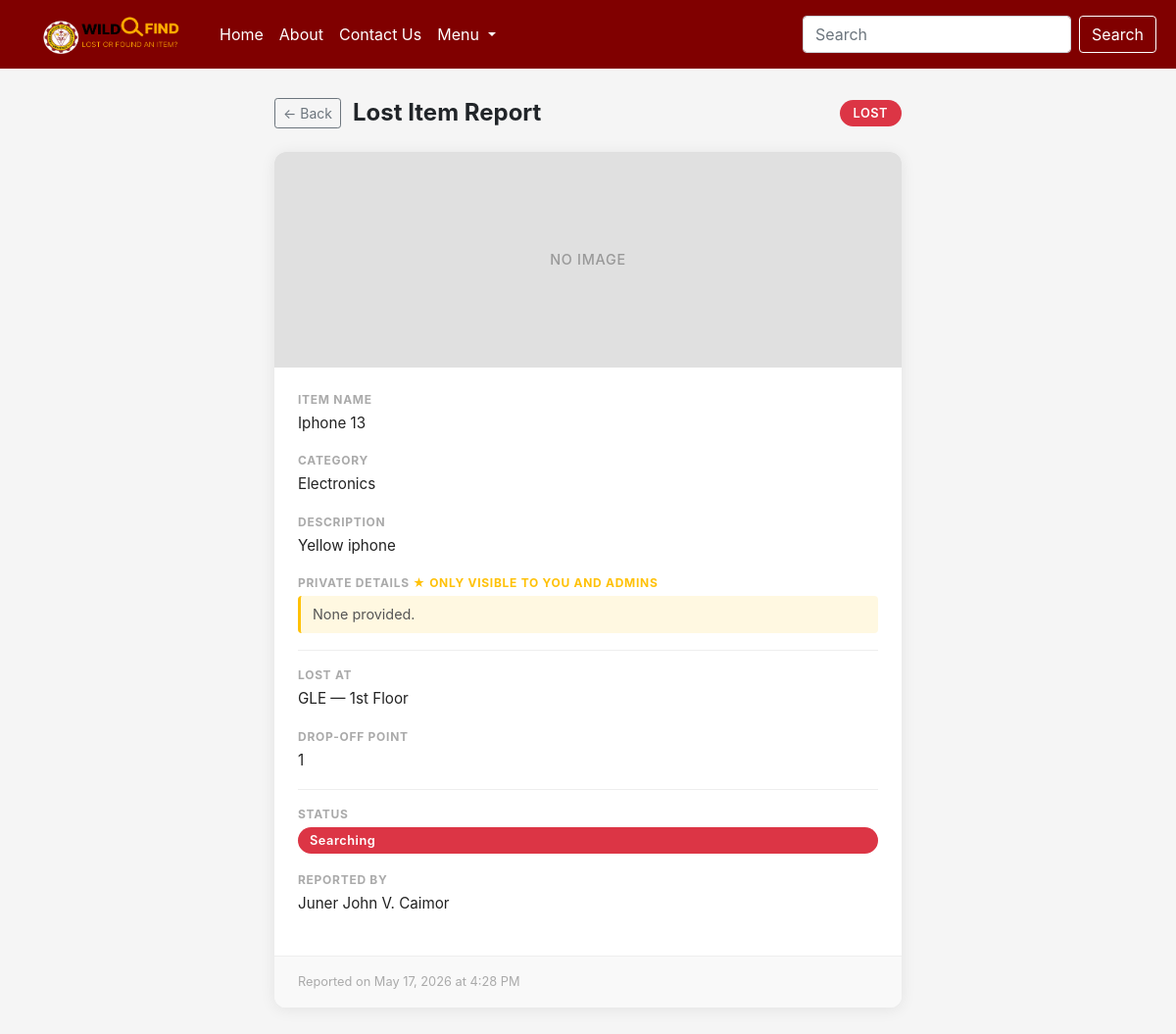
The page /view_post.php?post_id=11 (signed in) on the database as committed earlier.
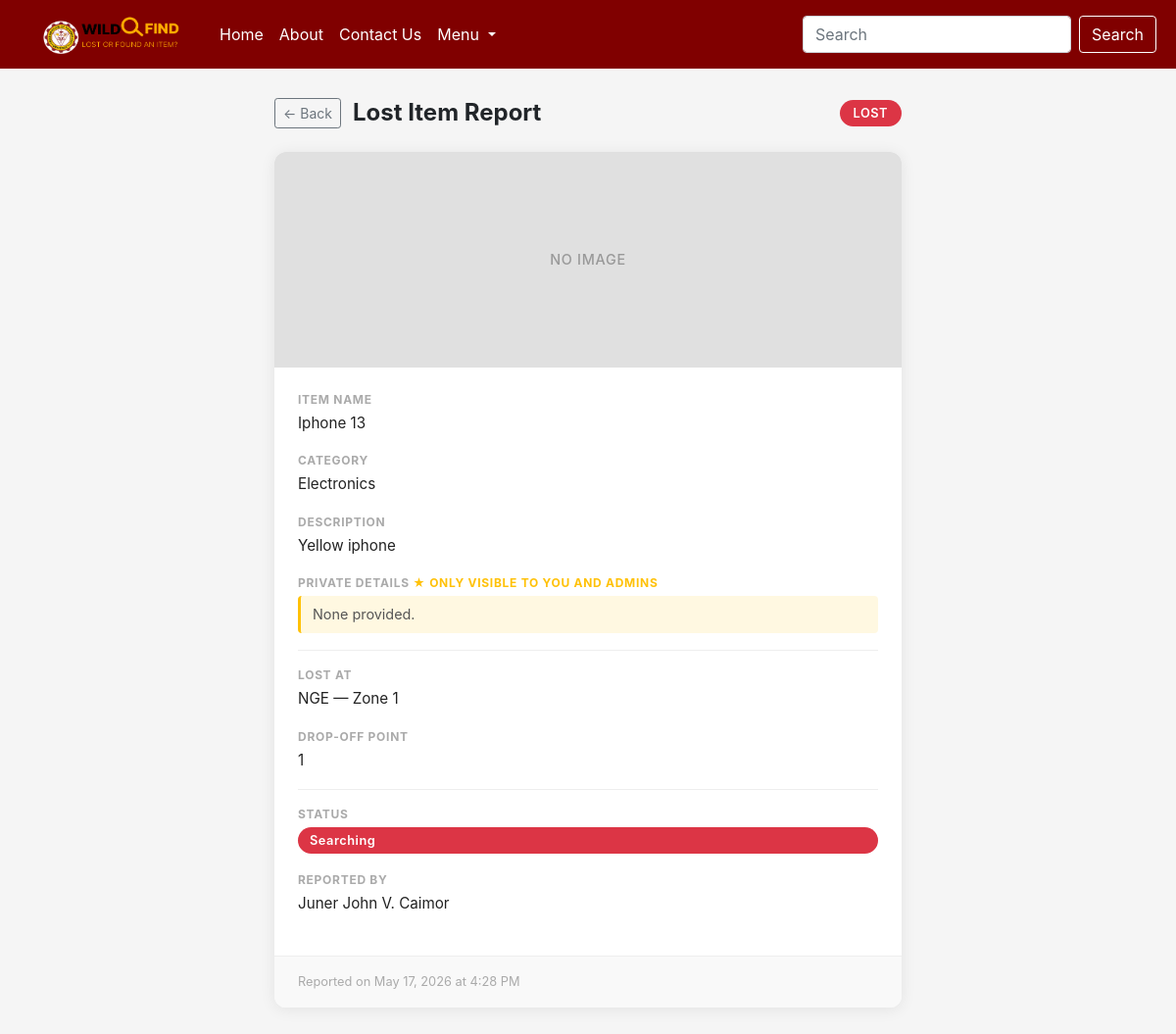
The same page on the database as committed later.
### tables this page shows
CREATE TABLE `posts` (
  `post_id` int(11) NOT NULL,
  `user_id` int(11) DEFAULT NULL,
  `location_id` int(11) DEFAULT NULL,
  `specific_location` varchar(255) DEFAULT NULL,
  `category_id` int(11) DEFAULT NULL,
  `dropOff_id` int(11) DEFAULT NULL,
  `type` varchar(255) DEFAULT NULL,
  `itemName` varchar(255) DEFAULT NULL,
  `publicDescription` varchar(255) DEFAULT NULL,
  `privateDetails` varchar(255) DEFAULT NULL,
  `currentStatus` varchar(20) DEFAULT 'PENDING',
  `dateReported` datetime DEFAULT current_timestamp(),
  `expirationDate` datetime DEFAULT NULL
);

CREATE TABLE `location` (
  `location_id` int(11) NOT NULL,
  `locationName` varchar(255) NOT NULL,
  `zone` varchar(100) NOT NULL
);

CREATE TABLE `category` (
  `category_id` int(11) NOT NULL,
  `categoryName` varchar(100) NOT NULL
);

CREATE TABLE `users` (
  `user_id` int(11) NOT NULL,
  `full_name` varchar(255) DEFAULT NULL,
  `institutionalEmail` varchar(255) DEFAULT NULL,
  `password` varchar(255) NOT NULL,
  `is_admin` tinyint(1) DEFAULT 0
);

### view_post.php (the view, shortened to what this page needs)
<?php
require_once 'connect.php';
$current_user_id = $_SESSION['userID'];
$post_id = (int)$_GET['post_id'];
$stmt = $connection->prepare(
    "SELECT p.*, c.categoryName, l.locationName, l.zone, u.full_name, u.user_id as poster_id, u.is_admin as poster_is_admin
     FROM posts p
     JOIN category c ON p.category_id = c.category_id
     JOIN location l ON p.location_id = l.location_id
     JOIN users u ON p.user_id = u.user_id
     WHERE p.post_id = ?"
);
$stmt->bind_param("i", $post_id);
$stmt->execute();
$post = $stmt->get_result()->fetch_assoc();
$stmt = $connection->prepare("SELECT is_admin FROM users WHERE user_id = ?");
$stmt->bind_param("i", $current_user_id);
$stmt->execute();
$current_user = $stmt->get_result()->fetch_assoc();
$is_owner = ($current_user_id === $post['poster_id']);
$is_admin = ($current_user['is_admin'] == 1);
$can_see_private = $is_owner || $is_admin;
$is_lost  = ($post['type'] === 'LOST');
$type_label  = $is_lost ? 'LOST' : 'FOUND';
$back_page   = $is_lost ? 'lost_items.php' : 'found_items.php';
?>
<?php require_once 'header_footer/pre-header.php'; ?>
<div class="view-wrapper">
    <div class="view-header">
        <a href="<?= $back_page ?>" class="btn btn-outline-secondary btn-sm">← Back</a>
        <h2><?= $type_label === 'LOST' ? 'Lost Item Report' : 'Found Item Report' ?></h2>
        <span class="type-badge"><?= $type_label ?></span>
    </div>
    <div class="view-card">
        <div class="view-image">NO IMAGE</div>
        <div class="view-body">
            <div class="detail-row">
                <span class="detail-label">Item Name</span>
                <span class="detail-value"><?= htmlspecialchars($post['itemName']) ?></span>
            </div>
            <div class="detail-row">
                <span class="detail-label">Category</span>
                <span class="detail-value"><?= htmlspecialchars($post['categoryName']) ?></span>
            </div>
            <div class="detail-row">
                <span class="detail-label">Description</span>
                <span class="detail-value"><?= htmlspecialchars($post['publicDescription']) ?></span>
            </div>
            <div class="detail-row">
                <span class="detail-label">Private Details
                    <?php if ($can_see_private): ?>
                        <span style="color:#ffc107;">★ Only visible to you and admins</span>
                    <?php endif; ?>
                </span>
                <?php if ($can_see_private): ?>
                    <span class="detail-value private">
                        <?= !empty($post['privateDetails']) ? htmlspecialchars($post['privateDetails']) : 'None provided.' ?>
                    </span>
                <?php else: ?>
                    <span class="private-notice">🔒 Private details are only visible to the reporter and admins.</span>
                <?php endif; ?>
            </div>
            <div class="divider"></div>
            <div class="detail-row">
                <span class="detail-label"><?= $is_lost ? 'Lost At' : 'Found At' ?></span>
                <span class="detail-value"><?= htmlspecialchars($post['locationName']) ?> — <?= htmlspecialchars($post['zone']) ?></span>
            </div>
            <div class="detail-row">
                <span class="detail-label">Drop-off Point</span>
                <span class="detail-value"><?= htmlspecialchars($post['dropOff_id']) ?></span>
            </div>
            <div class="divider"></div>
            <div class="detail-row">
                <span class="detail-label">Status</span>
                <span class="status-badge"><?= htmlspecialchars($post['currentStatus']) ?></span>
            </div>
            <div class="detail-row" style="margin-top: 1rem;">
                <span class="detail-label">Reported By</span>
                <span class="detail-value"><?= htmlspecialchars($post['full_name'] ?? 'Unknown') ?></span>
            </div>
        </div>
        <div class="view-footer">
            Reported on <?= date('F j, Y \a\t g:i A', strtotime($post['dateReported'])) ?>
        </div>
    </div>
</div>
<?php require_once 'header_footer/footer.php'; ?>

Rows that differ between the two databases and show on the page:
changed through a linked row, posts "Iphone 13": location.locationName "GLE" → "NGE"; location.zone "1st Floor" → "Zone 1"
